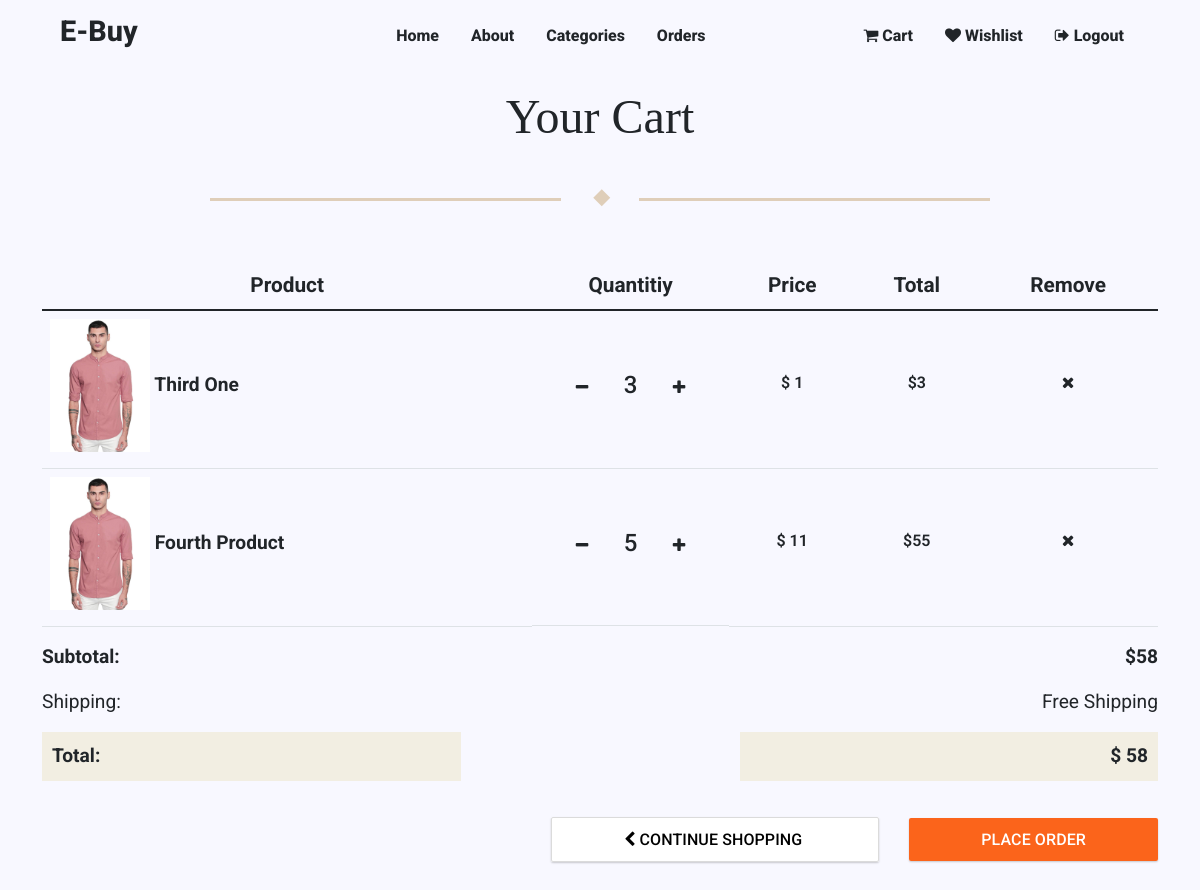
The page /products/cart/ (signed in) on the database as committed earlier.
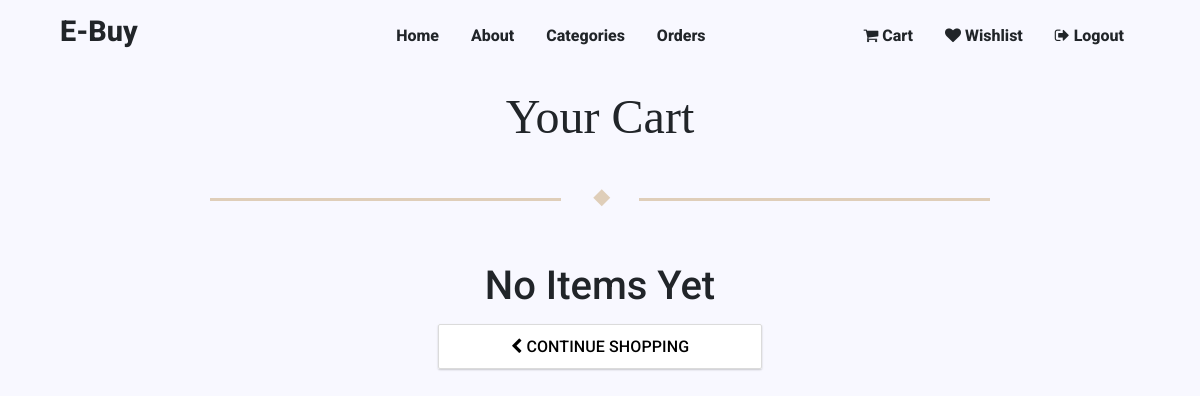
The same page on the database as committed later.
### product/models.py (models this page shows, shortened)
class ProductOrder(models.Model):
    user=models.ForeignKey(UserProfile,on_delete=models.CASCADE)
    product=models.ForeignKey(Product,on_delete=models.CASCADE)
    quantity=models.IntegerField(default=1)
    ordered=models.BooleanField(default=False)
    class Meta:
        verbose_name = 'Ordered Product'
        verbose_name_plural='Ordered Products'
    @property
    def total(self):
        return self.product.price * self.quantity

class Product(models.Model):
    class StatusChoices(models.TextChoices):
        AVAILABLE="SA",_("Stock Available")
        OUTOFSTOCK="NSA",_("No Stock Available")
    id = models.UUIDField(primary_key=True, default=uuid.uuid4, editable=False)
    title=models.CharField(max_length=256)
    slug=models.SlugField(blank=True,null=True)
    description=models.TextField()
    image=models.ImageField(blank=True,null=True)
    status=models.CharField(max_length=3,choices=StatusChoices.choices,default=StatusChoices.AVAILABLE)
    published_date=models.DateTimeField(auto_now_add=True)
    price=models.IntegerField(default=0)
    wishlist_users=models.ManyToManyField(UserProfile,related_name="wishlist_products",blank=True)
    category=models.ForeignKey('Category',on_delete=models.SET_NULL,null=True)
    delivery_days=models.IntegerField(default=7)

### product/views.py (the view)
# urls.py: path('products/cart/',CartListView.as_view(),name='cart'),
class CartListView(LoginRequiredMixin,ListView):
    model=ProductOrder
    template_name='product/cart.html'
    context_object_name='cart_products'
    def get_context_data(self, **kwargs):
        data=super().get_context_data(**kwargs)
        cart_total=0
        total_items=0
        for item in data['cart_products']:
            cart_total+=item.total
            total_items+=1;
        data['cart_total']=cart_total
        data['total_items']=total_items
        return data
    def get_queryset(self):
        return ProductOrder.objects.filter(user=self.request.user,ordered=False)

### templates/product/cart.html (shortened to what this page needs)
{% extends "base.html" %}
{% load static %}
{% block head %}
    <link rel="stylesheet" href={% static 'css/product/cart.css' %}>
{% endblock %}
{% block content %}
    <section class="page-heading">
        <h1 class="page-title">Your Cart</h1>
        <div class="page-title-underline"></div>
    </section>
    {% if total_items == 0 %}
        <div class="no-items container text-center">
            <h1 class="my-4" style="font-family: 'Roboto';font-size: 2.5rem;">
                No Items Yet
            </h1>
            <a class="back-to-home" href={% url 'home' %}>
                <i class="fa fa-chevron-left" aria-hidden="true"></i>
                continue shopping
        </div>
    {% else %}
        <section class="container cart">
            <table class="table table-hover">
                <thead>
                    <tr>
                        <th scope="col">Product</th>
                        <th scope="col">Quantitiy</th>
                        <th scope="col">Price</th>
                        <th scope="col">Total</th>
                        <th scope="col">Remove</th>
                    </tr>
                </thead>
                <tbody>
                    {% for product in cart_products %}
                        <tr id={{product.id}} class="cart-row">
                            <th scope="row">
                                <img class="cart-product-image" src={% static 'images/sample_product.jpg' %} alt="">
                                <a href={% url 'detail' product.product.slug %} class="cart-product-title">{{product.product.title}}</a>
                            </th>
                            <td class="quantity-add-minus">
                                <a href={% url 'decrease_quantity' product.id %}><i class="fa fa-minus" aria-hidden="true"></i></a>
                                <h4>{{product.quantity}}</h4>
                                <a href={% url 'increase_quantity' product.id %}><i class="fa fa-plus" aria-hidden="true"></i></a>
                            </td>
                            <td>$ {{product.product.price}}</td>
                            <td>${{product.total}}</td>
                            <td><a href={% url 'add_to_cart' product.product.id %}><i class="fa fa-times" aria-hidden="true"></i></a></td>
                        </tr>
                    {% endfor %}
                </tbody>
            </table>
        </section>
        <section class="cart-details container">
            <div class="captions">
                <p>
                    <strong>Subtotal:</strong>
                </p>
                <p>Shipping:</p>
                <p class="golden">Total:</p>
            </div>
            <div class="values">
                <p>
                    <strong>${{ cart_total }}</strong>
                </p>
                <p>Free Shipping</p>
                <p class="golden">$ {{cart_total}}</p>
            </div>
        </section>
        <div class="cart-button container">
            <a class="back-to-home" href={% url 'home' %}>
                <i class="fa fa-chevron-left" aria-hidden="true"></i>
                continue shopping
            <a class="order-button" href={% url 'create_order' %}>
                place order
        </div>
    {% endif %}
{% endblock %}

Rows that differ between the two databases and show on the page:
removed ProductOrder: product "Third One", quantity "3", product.price "1", total "3"
removed ProductOrder: product "Fourth Product", quantity "5", product.price "11", total "55"
Other text that changed with them:
{{ cart_total }}: "58" → (not shown)
text no longer shown: "Product Quantitiy Price Total Remove Subtotal: Shipping: Total: $ Free Shipping $ PLACE ORDER"
text now shown: "No Items Yet"
